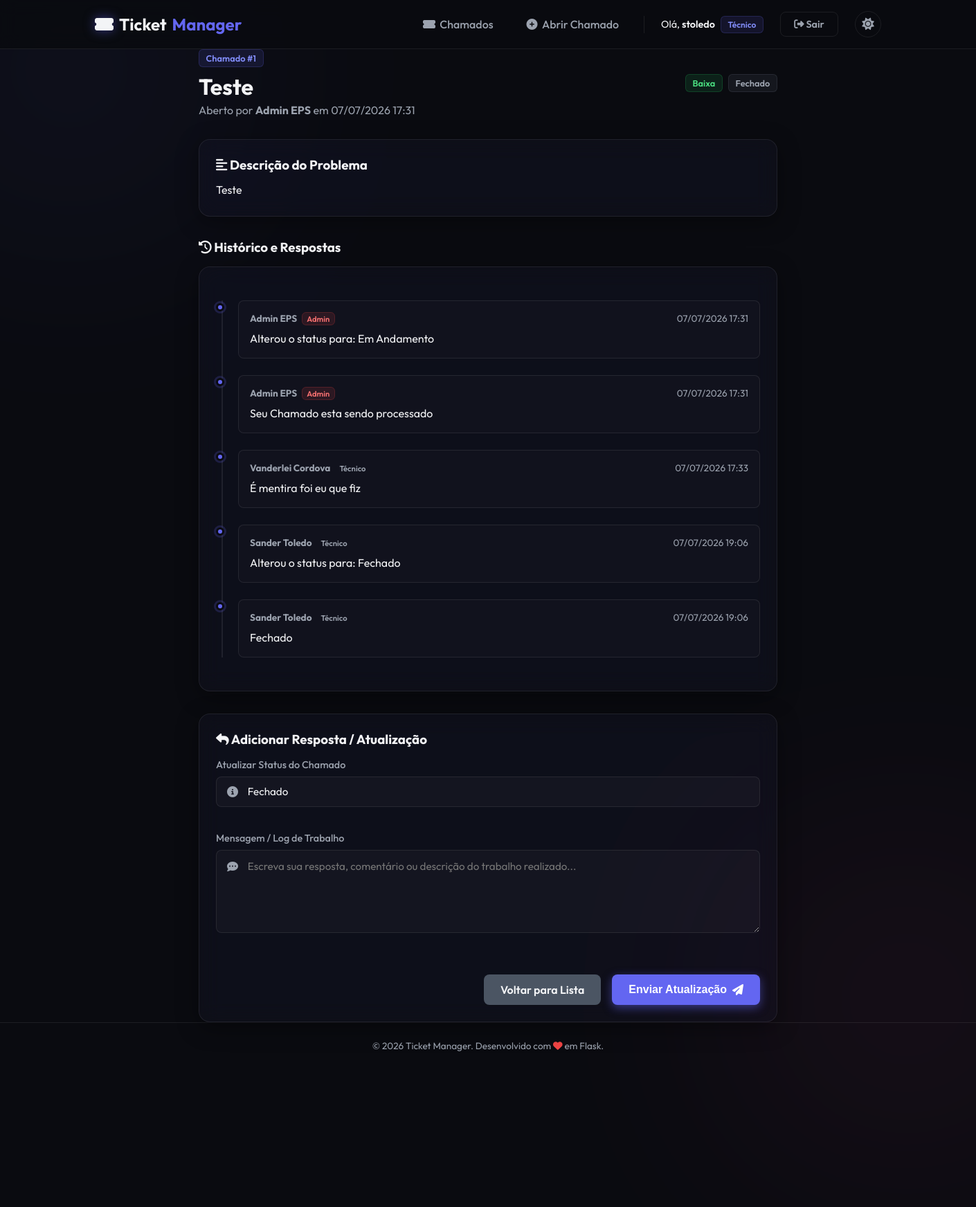
The page /tickets/1 (signed in) on the database its author committed.
### models.py (models this page shows, shortened)
class Usuario(db.Model):
    __tablename__ = "usuarios"
    id = db.Column(db.Integer, primary_key=True)
    nome = db.Column(db.String(50), nullable=False)
    sobrenome = db.Column(db.String(50), nullable=False)
    email = db.Column(db.String(120), unique=True, nullable=False)
    username = db.Column(db.String(50), unique=True, nullable=False)
    senha = db.Column(db.String(255), nullable=False)
    cidade_id = db.Column(db.Integer, db.ForeignKey("cidades.id"), nullable=True)
    cidade = db.relationship("Cidade", backref=db.backref("usuarios", lazy=True))
    perfis = db.relationship("Perfil", backref="usuario", lazy=True, cascade="all, delete-orphan")
    @property
    def tipo_perfil(self):
        if self.perfis:
            return self.perfis[0].tipo_perfil
        return "Cliente"

class Chamado(db.Model):
    __tablename__ = "chamados"
    id = db.Column(db.Integer, primary_key=True)
    titulo = db.Column(db.String(100), nullable=False)
    descricao = db.Column(db.Text, nullable=False)
    prioridade = db.Column(db.String(20), nullable=False, default="Média")  # Baixa, Média, Alta
    status = db.Column(db.String(20), nullable=False, default="Aberto")  # Aberto, Em Andamento, Resolvido, Fechado
    data_criacao = db.Column(db.DateTime, nullable=False, default=db.func.now())
    usuario_id = db.Column(db.Integer, db.ForeignKey("usuarios.id"), nullable=False)
    usuario = db.relationship("Usuario", backref=db.backref("chamados", lazy=True))
    categoria_id = db.Column(db.Integer, db.ForeignKey("categorias.id"), nullable=True)
    categoria = db.relationship("Categoria", backref=db.backref("chamados", lazy=True))

class Worklog(db.Model):
    __tablename__ = "worklogs"
    id = db.Column(db.Integer, primary_key=True)
    chamado_id = db.Column(db.Integer, db.ForeignKey("chamados.id"), nullable=False)
    usuario_id = db.Column(db.Integer, db.ForeignKey("usuarios.id"), nullable=False)
    mensagem = db.Column(db.Text, nullable=False)
    data_criacao = db.Column(db.DateTime, nullable=False, default=db.func.now())
    chamado = db.relationship("Chamado", backref=db.backref("worklogs", lazy=True, cascade="all, delete-orphan"))
    usuario = db.relationship("Usuario", backref=db.backref("worklogs", lazy=True))

class Perfil(db.Model):
    __tablename__ = "perfis"
    id = db.Column(db.Integer, primary_key=True)
    usuario_id = db.Column(db.Integer, db.ForeignKey("usuarios.id"), nullable=False)
    tipo_perfil = db.Column(db.String(50), nullable=False)
    ativo = db.Column(db.Boolean, default=True)

### app.py (the view)
@app.route('/tickets/<int:ticket_id>')
@login_required
def ticket_details(ticket_id):
    return controllers.ticket_details_controller(ticket_id)

### app.py (called while the page is built)
def login_required(f):
    @wraps(f)
    def decorated_function(*args, **kwargs):
        if 'user_id' not in session:
            flash('Você precisa fazer login para acessar esta página.', 'danger')
            return redirect(url_for('login'))
        return f(*args, **kwargs)
    return decorated_function

### controllers.py (called while the page is built)
def ticket_details_controller(ticket_id):
    chamado = Chamado.query.get_or_404(ticket_id)
    usuario = Usuario.query.get(session.get('user_id'))
    if usuario.tipo_perfil == 'Cliente' and chamado.usuario_id != usuario.id:
        flash('Você não tem permissão para visualizar este chamado.', 'danger')
        return redirect(url_for('list_tickets'))
    return render_template('ticket_details.html', chamado=chamado, usuario=usuario)

### templates/ticket_details.html (shortened to what this page needs)
{% extends 'base.html' %}
{% block content %}
<div class="container" style="max-width: 900px; margin: 0 auto;">
    <div class="page-header" style="margin-bottom: 2rem;">
        <div>
            <span class="badge badge-username" style="margin-bottom: 0.5rem; display: inline-block;">Chamado #{{ chamado.id }}</span>
            <h1>{{ chamado.titulo }}</h1>
            <p class="subtitle">Aberto por <strong>{{ chamado.usuario.nome }} {{ chamado.usuario.sobrenome }}</strong> em {{ chamado.data_criacao.strftime('%d/%m/%Y %H:%M') }}</p>
        </div>
        <div style="display: flex; gap: 0.5rem; align-items: center;">
            <span class="badge badge-{{ chamado.prioridade | lower }}">{{ chamado.prioridade }}</span>
            {% set status_class = chamado.status.lower().replace(' ', '') %}
            <span class="badge badge-{{ status_class }}">{{ chamado.status }}</span>
        </div>
    </div>
    <div class="glass-card" style="padding: 1.5rem; margin-bottom: 2rem;">
        <h3 style="color: var(--text-primary); margin-bottom: 0.75rem;"><i class="fa-solid fa-align-left"></i> Descrição do Problema</h3>
        <p style="color: var(--text-primary); line-height: 1.6; white-space: pre-line;">{{ chamado.descricao }}</p>
    </div>
    <h3 style="color: var(--text-primary); margin-bottom: 1rem;"><i class="fa-solid fa-clock-rotate-left"></i> Histórico e Respostas</h3>
    <div class="glass-card" style="padding: 1.5rem; margin-bottom: 2rem;">
        {% if chamado.worklogs %}
            <div class="timeline">
                {% for log in chamado.worklogs %}
                    <div class="timeline-item">
                        <div class="timeline-marker"></div>
                        <div class="timeline-content">
                            <div class="timeline-header">
                                <strong>{{ log.usuario.nome }} {{ log.usuario.sobrenome }} <span class="badge badge-{{ log.usuario.tipo_perfil | lower }}" style="font-size: 0.7rem; padding: 0.1rem 0.4rem; margin-left: 0.25rem;">{{ log.usuario.tipo_perfil }}</span></strong>
                                <span>{{ log.data_criacao.strftime('%d/%m/%Y %H:%M') }}</span>
                            </div>
                            <p style="color: var(--text-primary); line-height: 1.5; white-space: pre-line;">{{ log.mensagem }}</p>
                        </div>
                    </div>
                {% endfor %}
            </div>
        {% endif %}
    </div>
    <div class="glass-card" style="padding: 1.5rem;">
        <h3 style="color: var(--text-primary); margin-bottom: 1rem;"><i class="fa-solid fa-reply"></i> Adicionar Resposta / Atualização</h3>
        <form action="{{ url_for('add_worklog', ticket_id=chamado.id) }}" method="POST" class="form-group">
            {% if usuario.tipo_perfil in ['Técnico', 'Admin'] %}
                <div class="input-wrapper" style="margin-bottom: 1rem;">
                    <label for="status">Atualizar Status do Chamado</label>
                    <div class="input-icon-group">
                        <i class="fa-solid fa-circle-info input-icon"></i>
                        <select id="status" name="status" required>
                            <option value="Fechado" {% if chamado.status == 'Fechado' %}selected{% endif %}>Fechado</option>
                        </select>
                    </div>
                </div>
            {% endif %}
            <div class="input-wrapper" style="margin-bottom: 1.5rem;">
                <label for="mensagem">Mensagem / Log de Trabalho</label>
                <div class="input-icon-group">
                    <i class="fa-solid fa-comment-dots input-icon" style="top: 1rem;"></i>
                    <textarea id="mensagem" name="mensagem" required placeholder="Escreva sua resposta, comentário ou descrição do trabalho realizado..."></textarea>
                </div>
            </div>
            <div class="form-actions-row">
                <a href="{{ url_for('list_tickets') }}" class="btn-secondary">
                    Voltar para Lista
                </a>
                <button type="submit" class="btn-primary">
                    Enviar Atualização <i class="fa-solid fa-paper-plane"></i>
                </button>
            </div>
        </form>
    </div>
</div>
{% endblock %}

### templates/base.html (shortened to what this page needs)
<!DOCTYPE html>
<html lang="pt-BR" data-theme="dark">
<head>
    <link rel="stylesheet" href="https://cdnjs.cloudflare.com/ajax/libs/font-awesome/6.4.0/css/all.min.css">
    <link rel="stylesheet" href="{{ url_for('static', filename='css/style.css') }}">
</head>
<body>
    <div class="bg-glow bg-glow-1"></div>
    <div class="bg-glow bg-glow-2"></div>
    <header class="app-header">
        <div class="nav-container">
            <a href="/" class="brand-logo">
                <i class="fa-solid fa-ticket-simple text-glow"></i> Ticket<span>Manager</span>
            </a>
            <nav class="nav-links" id="nav-links">
                {% if session.get('user_id') %}
                    <a href="{{ url_for('list_tickets') }}" class="nav-link"><i class="fa-solid fa-ticket-simple"></i> Chamados</a>
                    <a href="{{ url_for('create_ticket') }}" class="nav-link"><i class="fa-solid fa-circle-plus"></i> Abrir Chamado</a>
                    <div class="nav-user-greeting">
                        <span style="color: var(--text-primary);">Olá, <strong style="font-weight:600;"><a href="{{ url_for('user_profile') }}" style="color: inherit; text-decoration: none;" title="Ver Perfil">{{ session.get('username') }}</a></strong></span>
                        <span class="badge badge-username" style="font-size:0.75rem;">{{ session.get('tipo_perfil') }}</span>
                    </div>
                    <a href="{{ url_for('logout') }}" class="btn-nav btn-logout"><i class="fa-solid fa-right-from-bracket"></i> Sair</a>
                {% else %}
                    <a href="{{ url_for('login') }}" class="nav-link"><i class="fa-solid fa-right-to-bracket"></i> Login</a>
                    <a href="{{ url_for('register') }}" class="btn-nav btn-signup"><i class="fa-solid fa-user-plus"></i> Registrar</a>
                {% endif %}
                <button id="theme-toggle" class="theme-toggle-btn" title="Alternar tema">
                    <i class="fa-solid fa-sun"></i>
                </button>
            </nav>
        </div>
    </header>
    <main class="main-content">
        {% block content %}{% endblock %}
    </main>
    <footer class="app-footer">
        <p>&copy; 2026 Ticket Manager. Desenvolvido com <i class="fa-solid fa-heart text-danger animate-pulse"></i> em Flask.</p>
    </footer>
</body>
</html>

### rows shown on the page
Usuario: get "stoledo"
Chamado: id "1", titulo "Teste", data_criacao "07/07/2026 17:31", prioridade "Baixa", status "Fechado", descricao "Teste"
Usuario: usuario.nome "Admin", usuario.sobrenome "EPS"
Worklog: usuario.nome "Admin", usuario.sobrenome "EPS", usuario.tipo_perfil "Admin", data_criacao "07/07/2026 17:31", mensagem "Alterou o status para: Em Andamento"
Worklog: usuario.nome "Admin", usuario.sobrenome "EPS", usuario.tipo_perfil "Admin", data_criacao "07/07/2026 17:31", mensagem "Seu Chamado esta sendo processado"
Worklog: usuario.nome "Vanderlei", usuario.sobrenome "Cordova", usuario.tipo_perfil "Técnico", data_criacao "07/07/2026 17:33", mensagem "É mentira foi eu que fiz"
Worklog: usuario.nome "Sander", usuario.sobrenome "Toledo", usuario.tipo_perfil "Técnico", data_criacao "07/07/2026 19:06", mensagem "Alterou o status para: Fechado"
Worklog: usuario.nome "Sander", usuario.sobrenome "Toledo", usuario.tipo_perfil "Técnico", data_criacao "07/07/2026 19:06", mensagem "Fechado"

### other values the page prints
{{ session.get('tipo_perfil') }} "Técnico"
